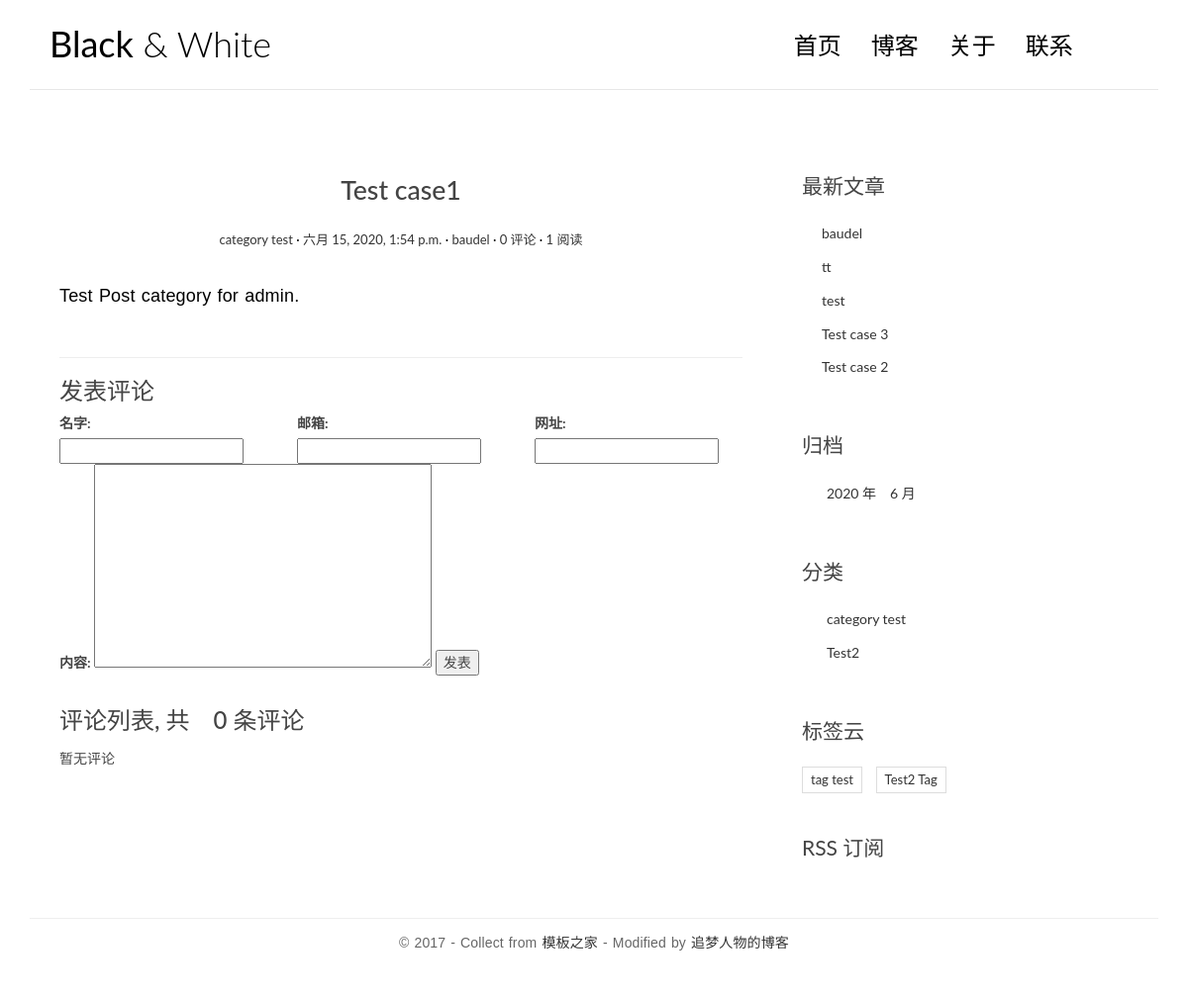
Page /posts/2/ on the committed database.
### blog/models.py (models this page shows, shortened)
class Post(models.Model):
    title = models.CharField('标题', max_length=78)
    body = models.TextField('正文')
    created_time = models.DateTimeField('创建时间', default=timezone.now)
    modified_time = models.DateTimeField('修改时间')
    excerpt = models.CharField('摘要', max_length=200, blank=True)
    category = models.ForeignKey(Category, verbose_name='分类', on_delete=models.CASCADE)
    tags = models.ManyToManyField(Tag, verbose_name='标签', blank=True)
    author = models.ForeignKey(User, verbose_name='作者', on_delete=models.CASCADE)
    body = models.TextField()
    views = models.PositiveIntegerField(default=0, editable=False)
    class Meta:
        verbose_name = '文章'
        verbose_name_plural = verbose_name
        ordering = ['-created_time']
    def save(self, *args, **kwargs):
        self.modified_time = timezone.now()
        md = markdown.Markdown(extensions=[
            'markdown.extensions.extra',
            'markdown.extensions.codehilite',
        ])
        self.excerpt = strip_tags(md.convert(self.body))[:54]
        super().save(*args, **kwargs)
    def get_absolute_url(self):
        return reverse('blog:detail', kwargs={'pk': self.pk})
    def increase_views(self):
        self.views += 1
        self.save(update_fields=['views'])

class Category(models.Model):
    name = models.CharField(max_length=100)
    class Meta:
        verbose_name = '分类'
        verbose_name_plural = verbose_name

class Tag(models.Model):
    name = models.CharField(max_length=100)
    class Meta:
        verbose_name = '标签'
        verbose_name_plural = verbose_name

### blog/views.py (the view)
# urls.py: path('posts/<int:pk>/', views.detail, name='detail'),
def detail(request, pk):
    post = get_object_or_404(Post, pk=pk)
    md = markdown.Markdown(extensions=[
        'markdown.extensions.extra',
        'markdown.extensions.codehilite',
        TocExtension(slugify=slugify),
    ])
    post.increase_views()
    post.body = md.convert(post.body)
    m = re.search(r'<div class="toc">\s*<ul>(.*)</ul>\s*</div>', md.toc, re.S)
    post.toc = m.group(1) if m is not None else ''
    return render(request, 'blog/detail.html', context={'post': post})

### comments/forms.py
class CommentForm(forms.ModelForm):
    class Meta:
        model = Comment
        fields = ['name', 'email', 'url', 'text']

### blog/templatetags/blog_extras.py (called while the page is built)
@register.inclusion_tag('blog/inclusions/_recent_posts.html', takes_context=True)
def show_recent_posts(context, num=5):
    return {
        'recent_post_list': Post.objects.all().order_by('-created_time')[:num],
    }

@register.inclusion_tag('blog/inclusions/_archives.html', takes_context=True)
def show_archives(context):
    return {
        'date_list': Post.objects.dates('created_time', 'month', order='DESC'),
    }

@register.inclusion_tag('blog/inclusions/_categories.html', takes_context=True)
def show_categories(context):
    return {
        'category_list': Category.objects.all(),
    }

@register.inclusion_tag('blog/inclusions/_tags.html', takes_context=True)
def show_tags(context):
    return {
        'tag_list': Tag.objects.all(),
    }

### comments/templatetags/comments_extras.py (called while the page is built)
@register.inclusion_tag('comments/inclusions/_form.html', takes_context=True)
def show_comment_form(context, post, form=None):
    if form is None:
        form = CommentForm()
    return {
        'form': form,
        'post': post,
    }

@register.inclusion_tag('comments/inclusions/_list.html', takes_context=True)
def show_comments(context, post):
    comment_list = post.comment_set.all().order_by('-created_time')
    comment_count = comment_list.count()
    return {
        'comment_count': comment_count,
        'comment_list': comment_list,
    }

### templates/blog/detail.html (shortened to what this page needs)
{% extends 'base.html' %}
{% load comments_extras %}
{% block main %}
    <article class="post post-{{ post.pk }}">
        <header class="entry-header">
            <h1 class="entry-title">{{ post.title }}</h1>
            <div class="entry-meta">
                <span class="post-category"><a href="#">{{ post.category.name }}</a></span>
                <span class="post-date"><a href="#"><time class="entry-date"
                                                          datetime="{{ post.created_time }}">{{ post.created_time }}</time></a></span>
                <span class="post-author"><a href="#">{{ post.author }}</a></span>
                <span class="comments-link"><a href="#comment-area">{{ post.comment_set.count }} 评论</a></span>
                <span class="views-count"><a href="#">{{ post.views }} 阅读</a></span>
            </div>
        </header>
        <div class="entry-content clearfix">
            {{ post.body | safe }}
        </div>
    </article>
    <section class="comment-area" id="comment-area">
        <hr>
        <h3>发表评论</h3>
        {% show_comment_form post %}
        <div class="comment-list-panel">
            {% show_comments post %}
        </div>
    </section>
{% endblock main %}

### templates/blog/inclusions/_recent_posts.html
<div class="widget widget-recent-posts">
    <h3 class="widget-title">最新文章</h3>
    <ul>
        {% for post in recent_post_list %}
            <li>
                <a href="{{ post.get_absolute_url }}">{{ post.title }}</a>
            </li>
        {% empty %}
        暂无文章
        {% endfor %}
    </ul>
</div>

### templates/blog/inclusions/_categories.html
<div class="widget widget-category">
    <h3 class="widget-title">分类</h3>
    <ul>
        {% for category in category_list %}
        <li>
            <a href="{% url 'blog:category' category.pk %}">{{ category.name }}</a>
        </li>
        {% empty %}
        暂无分类
        {% endfor %}
    </ul>
</div>

### templates/blog/inclusions/_tags.html
<div class="widget widget-tag-cloud">
    <h3 class="widget-title">标签云</h3>
    <ul>
        {%for tag in tag_list %}
        <li>
            <a href="{% url 'blog:tag' tag.pk %}">{{ tag.name }}</a>
        </li>
        {% empty %}
        暂无标签
        {% endfor %}
    </ul>
</div>

### blog/static/blog/css/custom.css (style rules this page uses)
* { outline: none; }
h1, h2, h3, h4, h5, h6 { margin-top: 0; }
a { color: #333; }
body { color: #444; font-family: 'Lato', sans-serif; }
p { font-family: 'Ubuntu', sans-serif; font-weight: 400; word-spacing: 1px; letter-spacing: 0.01em; }
#single p, #page p { margin-bottom: 25px; }
.post { background: #fff; padding: 30px 30px 0; }
.entry-title { text-align: center; font-size: 1.9em; margin-bottom: 20px; line-height: 1.6; padding: 10px 20px 0; }
.entry-meta { text-align: center; color: #DDDDDD; font-size: 13px; margin-bottom: 30px; }
.entry-content { font-size: 18px; line-height: 1.9; font-weight: 300; color: #000; }
.post-category::after, .post-date::after, .post-author::after, .comments-link::after { content: ' ·'; color: #000; }
.widget { background: #fff; padding: 30px 0 0; }
.widget-title { font-size: 1.5em; margin-bottom: 20px; line-height: 1.6; padding: 10px 0 0; font-weight: 400; }
.widget-recent-posts ul { padding: 0; margin: 0; padding-left: 20px; }
.widget-recent-posts ul li { list-style-type: none; position: relative; line-height: 170%; margin-bottom: 10px; }
.widget-recent-posts ul li::before { content: '\f3d3'; font-family: "Ionicons"; position: absolute; left: -17px; top: 3px; font-size: 16px; color: #000; }
.widget-category ul { padding: 0; margin: 0; padding-left: 25px; }
.widget-category ul li { list-style-type: none; position: relative; line-height: 170%; margin-bottom: 10px; }
.widget-category ul li::before { content: '\f3fe'; font-family: "Ionicons"; position: absolute; left: -25px; top: 1px; font-size: 18px; color: #000; }
.widget-tag-cloud ul { padding: 0; margin: 0; margin-right: -10px; }
.widget-tag-cloud ul li { list-style-type: none; font-size: 13px; display: inline-block; margin-right: 10px; margin-bottom: 10px; padding: 3px 8px; border: 1px solid #ddd; }
.comment-area { padding: 0 30px 0; }
.comment-list-panel { margin-top: 30px; }

### rows in the picture
Post: title "Test case1", category.name "category test", created_time "六月 15, 2020, 1:54 p.m.", author "baudel", comment_set.count "0", views "1", body "Test Post category for admin."
Post: title "baudel"
Post: title "tt"
Post: title "test"
Post: title "Test case 3"
Post: title "Test case 2"
Category: name "category test"
Category: name "Test2"
Tag: name "tag test"
Tag: name "Test2 Tag"

### other values in the picture
{{ comment_count }} "0"
{{ date.year }} "2020"
{{ date.month }} "6"
